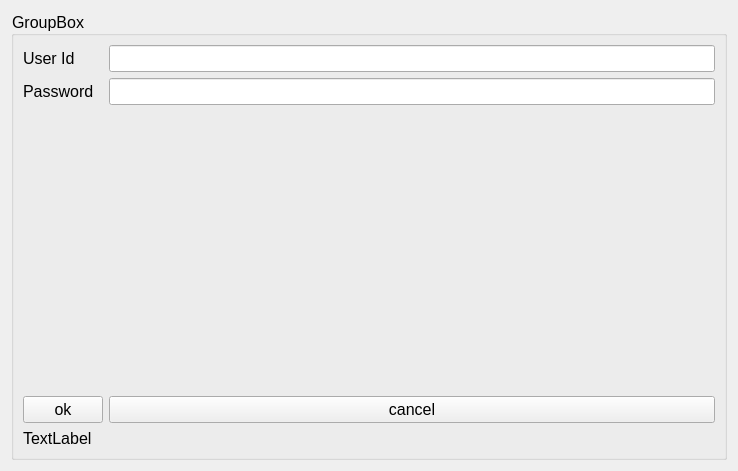
<?xml version="1.0" encoding="UTF-8"?>
<ui version="4.0">
 <class>w_LoginForm</class>
 <widget class="QWidget" name="w_LoginForm">
  <property name="enabled">
   <bool>true</bool>
  </property>
  <property name="geometry">
   <rect>
    <x>0</x>
    <y>0</y>
    <width>738</width>
    <height>471</height>
   </rect>
  </property>
  <property name="font">
   <font>
    <pointsize>12</pointsize>
   </font>
  </property>
  <property name="windowTitle">
   <string>Sample Application</string>
  </property>
  <property name="windowIcon">
   <iconset resource="../../Icons/Icons.qrc">
    <normaloff>:/Main/user.png</normaloff>:/Main/user.png</iconset>
  </property>
  <layout class="QGridLayout" name="gridLayout">
   <item row="0" column="0">
    <widget class="QGroupBox" name="groupBox">
     <property name="title">
      <string>GroupBox</string>
     </property>
     <property name="alignment">
      <set>Qt::AlignCenter|Qt::AlignHCenter|Qt::AlignLeading|Qt::AlignLeft|Qt::AlignVCenter</set>
     </property>
     <layout class="QFormLayout" name="formLayout">
      <item row="0" column="0">
       <widget class="QLabel" name="label">
        <property name="text">
         <string>User Id</string>
        </property>
       </widget>
      </item>
      <item row="0" column="1">
       <widget class="QLineEdit" name="ie_userId">
        <property name="placeholderText">
         <string/>
        </property>
       </widget>
      </item>
      <item row="1" column="0">
       <widget class="QLabel" name="label_2">
        <property name="text">
         <string>Password</string>
        </property>
       </widget>
      </item>
      <item row="1" column="1">
       <widget class="QLineEdit" name="ie_Password">
        <property name="echoMode">
         <enum>QLineEdit::Normal</enum>
        </property>
       </widget>
      </item>
      <item row="2" column="0" colspan="2">
       <spacer name="verticalSpacer">
        <property name="orientation">
         <enum>Qt::Vertical</enum>
        </property>
        <property name="sizeHint" stdset="0">
         <size>
          <width>20</width>
          <height>40</height>
         </size>
        </property>
       </spacer>
      </item>
      <item row="3" column="0">
       <widget class="QPushButton" name="pushButton">
        <property name="text">
         <string>ok</string>
        </property>
       </widget>
      </item>
      <item row="4" column="0" colspan="2">
       <widget class="QLabel" name="label_3">
        <property name="sizePolicy">
         <sizepolicy hsizetype="Preferred" vsizetype="Preferred">
          <horstretch>0</horstretch>
          <verstretch>0</verstretch>
         </sizepolicy>
        </property>
        <property name="text">
         <string>TextLabel</string>
        </property>
       </widget>
      </item>
      <item row="3" column="1">
       <widget class="QPushButton" name="pushButton_2">
        <property name="text">
         <string>cancel</string>
        </property>
       </widget>
      </item>
     </layout>
    </widget>
   </item>
  </layout>
 </widget>
 <tabstops>
  <tabstop>ie_userId</tabstop>
  <tabstop>ie_Password</tabstop>
  <tabstop>pushButton</tabstop>
  <tabstop>pushButton_2</tabstop>
 </tabstops>
 <resources>
  <include location="../../Icons/Icons.qrc"/>
 </resources>
 <connections/>
</ui>
